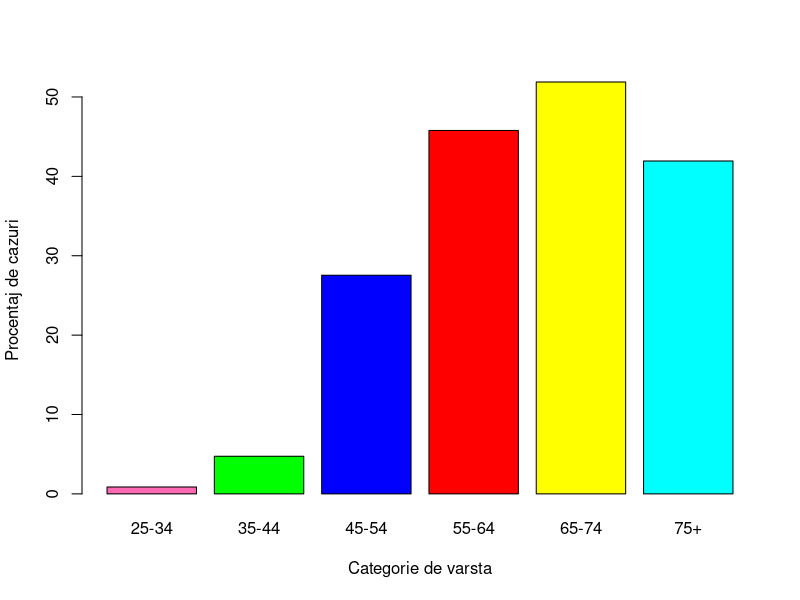

Write R code to recreate this figure. (Note: this script raises an error after producing the figure.)
cases_by_age <- aggregate(esoph$ncases, by=list(agegp = esoph$agegp), FUN = sum)
controls_by_age <- aggregate(esoph$ncontrols, by=list(agegp = esoph$agegp), FUN = sum)
total_cases <- sum(esoph$ncases)

#library(dplyr)
#esoph %>%
#    group_by(agegp) %>%
#    summarise(ncases = sum(ncases))

percentage_of_total <- cases_by_age$x * 100 / controls_by_age$x

vect_col <- c("hotpink", "green", "blue", "red", "yellow", "cyan")

barplot ( height = percentage_of_total,
          names.arg = cases_by_age$agegp,
          xlab = "Categorie de varsta",
          ylab = "Procentaj de cazuri",
          col = vect_col,
          cex.main = 0.7)
 #------------------------------------------------------------------------------------
tob1 <- subset(esoph, subset = tobgp == "0-9g/day")
cases_by_age_tobacco1 <- aggregate(cbind(tob1$ncases, tob1$ncontrols), by=list(agegp = tob1$agegp), FUN=sum)
cases_by_age_tobacco1
proc_tob1 <- cases_by_age_tobacco1$ncases*100/cases_by_age_tobacco1$ncontrols
proc_tob1

tob2 <- subset(esoph, subset = tobgp == "10-19")
cases_by_age_tobacco2 <- aggregate(cbind(tob2$ncases, tob2$ncontrols), by=list(agegp = tob2$agegp), FUN=sum)
cases_by_age_tobacco2
proctb2 <- cases_by_age_tobacco2$V1*100/cases_by_age_tobacco2$V2
proctb2

tob3 <- subset(esoph, subset = tobgp == "20-29")
cases_by_age_tobacco3 <- aggregate(cbind(tob3$ncases, tob3$ncontrols), by=list(agegp = tob3$agegp), FUN=sum)
cases_by_age_tobacco3
proctb3 <- cases_by_age_tobacco3$V1*100/cases_by_age_tobacco3$V2
proctb3
tob4 <- subset(esoph, subset = tobgp == "30+")
cases_by_age_tobacco4 <- aggregate(cbind(tob4$ncases, tob4$ncontrols), by=list(agegp = tob4$agegp), FUN=sum)
cases_by_age_tobacco4
proctb4 <- cases_by_age_tobacco4$V1*100/cases_by_age_tobacco4$V2
proctb4

#-------------------------------------------------------------------------------------
tob_t <- cbind("0-9"=proctb1, "10-19"=proctb2, "20-29"=proctb3, "30+"=proctb4)
vect_col4 <- c("blue", "red", "yellow", "green")
barplot(proc_tob1,
        names.arg = cases_by_age$agegp,
        xlab = "Categorie varsta",
        ylab = "Procentaj cazuri",
        col = vect_col4,
        beside=TRUE,
        #legend("topleft", legend=cases_by_age$agegp, fill=vect_col4)
        )

#------------------------------------------------------------------------------------
alc1 <- subset(esoph, subset = alcgp == "0-39g/day")
cases_by_age_alcohol1 <- aggregate(cbind(alc1$ncases, alc1$ncontrols), by=list(agegp = alc1$agegp), FUN=sum)
cases_by_age_alcohol1
procalc1 <- cases_by_age_alcohol1$V1*100/cases_by_age_alcohol1$V2
procalc1

alc2 <- subset(esoph, subset = alcgp == "40-79")
cases_by_age_alcohol2 <- aggregate(cbind(alc2$ncases, alc2$ncontrols), by=list(agegp = alc2$agegp), FUN=sum)
cases_by_age_alcohol2
procalc2 <- cases_by_age_alcohol2$V1*100/cases_by_age_alcohol2$V2
procalc2

alc3 <- subset(esoph, subset = alcgp == "80-119")
cases_by_age_alcohol3 <- aggregate(cbind(alc3$ncases, alc3$ncontrols), by=list(agegp = alc3$agegp), FUN=sum)
cases_by_age_alcohol3
procalc3 <- cases_by_age_alcohol3$V1*100/cases_by_age_alcohol3$V2
procalc3

alc4 <- subset(esoph, subset = alcgp == "120+")
cases_by_age_alcohol4 <- aggregate(cbind(alc4$ncases, alc4$ncontrols), by=list(agegp = alc4$agegp), FUN=sum)
cases_by_age_alcohol4
procalc4 <- cases_by_age_alcohol4$V1*100/cases_by_age_alcohol4$V2
procalc4

#-------------------------------------------------------------------------------------
alc_t <- cbind("0-39"=procalc1, "40-79"=procalc2, "80-119"=procalc3, "120+"=procalc4)
vect_col5 <- c("blue", "red", "yellow", "green")
barplot(t(alc_t),
        names.arg = cases_by_age$agegp,
        xlab = "Categorie varsta",
        ylab = "Procentaj cazuri",
        col = vect_col5,
        beside=TRUE,
        #legend("topleft", legend=cases_by_age$agegp, fill=vect_col4)
)
#-------------------------------------------------------------------------------------
probabilitate <- function (age, alc, tob)
{
  if(age<25)
  {
    stop("Varsta minima este 25")
  }
  if(age>=25&&age<=34)
  {
    vage <- subset(esoph, subset = agegp == "25-34")
  }
  if(age>=35&&age<=44)
  {
    vage <- subset(esoph, subset = agegp == "35-44")
  }
  if(age>=45&&age<=54)
  {
    vage <- subset(esoph, subset = agegp == "45-54")
  }
  if(age>=55&&age<=64)
  {
    vage <- subset(esoph, subset = agegp == "55-64")
  }
  if(age>=65&&age<=74)
  {
    vage <- subset(esoph, subset = agegp == "65-74")
  }
  if(age>=75)
  {
    vage <- subset(esoph, subset = agegp == "75+")
  }
  
  
  if(alc<0)
  {
    stop("Cantatitea de alcool nu poate fi negativa")
  }
  if(alc>=0&&alc<=39)
  {
    valc <- subset(vage, subset = alcgp == "0-39g/day")
  }
  if(alc>=40&&alc<=79)
  {
    valc <- subset(vage, subset = alcgp == "40-79")
  }
  if(alc>=80&&alc<=119)
  {
    valc <- subset(vage, subset = alcgp == "80-119")
  }
  if(alc>=120)
  {
    valc <- subset(vage, subset = alcgp == "120+")
  }
  
  if(tob<0)
  {
    stop("Cantatitea de tutun nu poate fi negativa")
  }
  if(tob>=0&&tob<=9)
  {
    vtob <- subset(valc, subset = tobgp == "0-9g/day")
  }
  if(tob>=10&&tob<=19)
  {
    vtob <- subset(valc, subset = tobgp == "10-19")
  }
  if(tob>=20&&tob<=29)
  {
    vtob <- subset(valc, subset = tobgp == "20-29")
  }
  if(tob>=30)
  {
    vtob <- subset(valc, subset = tobgp == "30+")
  }
  if(length(vtob$ncases)>0)
  {
    controlsage <- sum(vage$ncontrols)
    result <- vtob$ncases*100/controlsage
    return(result)
  }
  else
  {
    warning("Nu exista memorata combinatia de valori")
  }
} 
